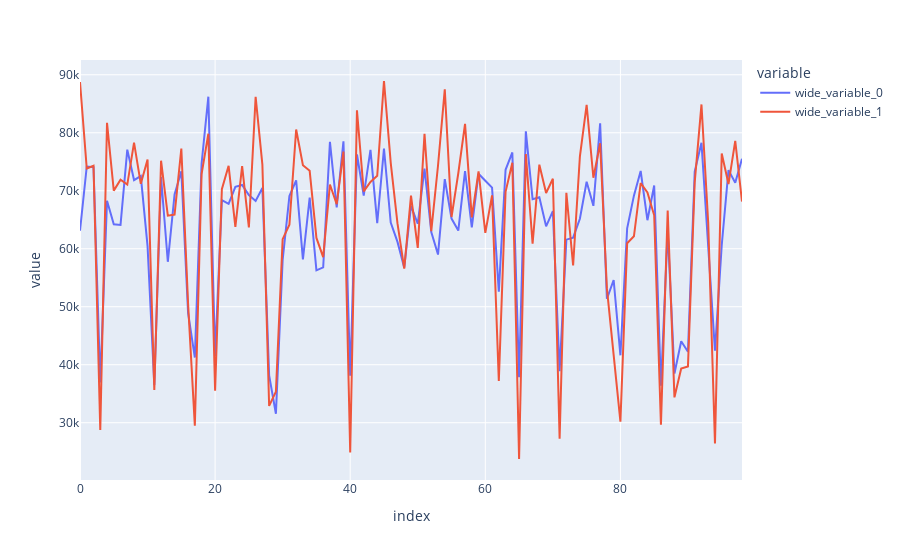

Write notebook code for a chart like this one.
### Code cell
#Visualing Results
fig = px.line( y=[y_pred,y_test])
fig.show()
